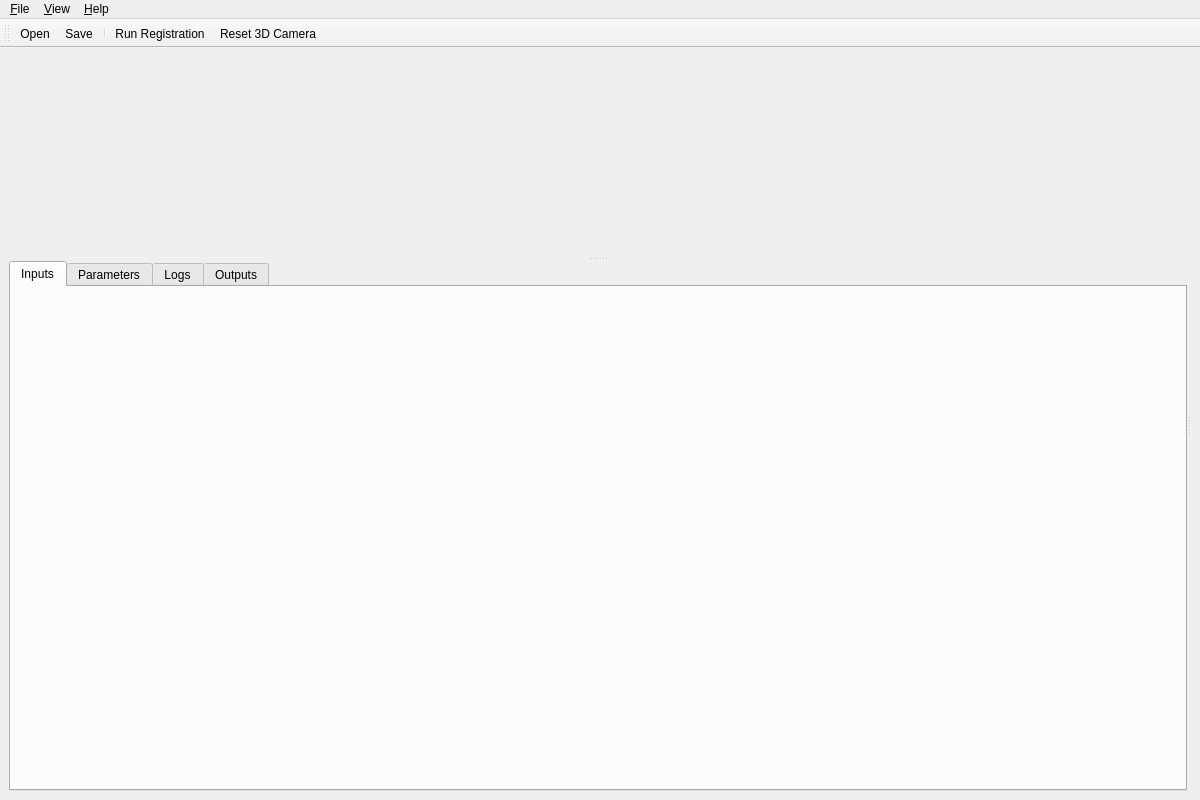
<?xml version="1.0" encoding="UTF-8"?>
<ui version="4.0">
 <class>MainWindow</class>
 <widget class="QMainWindow" name="MainWindow">
  <property name="geometry">
   <rect>
    <x>0</x>
    <y>0</y>
    <width>1200</width>
    <height>800</height>
   </rect>
  </property>
  <property name="windowTitle">
   <string></string>
  </property>
  <widget class="QWidget" name="centralwidget">
   <layout class="QHBoxLayout" name="horizontalLayout" stretch="0,0">
    <item>
     <widget class="QSplitter" name="mainSplitter">
      <property name="orientation">
       <enum>Qt::Horizontal</enum>
      </property>
      <widget class="QSplitter" name="leftSplitter">
       <property name="orientation">
        <enum>Qt::Vertical</enum>
       </property>
       <widget class="QWidget" name="canvasPlaceholder">
        <property name="minimumSize">
         <size>
          <width>200</width>
          <height>200</height>
         </size>
        </property>
        <layout class="QVBoxLayout" name="canvasLayout"/>
       </widget>
       <widget class="QTabWidget" name="tabWidget">
        <property name="currentIndex">
         <number>0</number>
        </property>
        <widget class="QWidget" name="tabInputs">
         <attribute name="title">
          <string>Inputs</string>
         </attribute>
         <layout class="QVBoxLayout" name="verticalLayout_inputs"/>
        </widget>
        <widget class="QWidget" name="tabParameters">
         <attribute name="title">
          <string>Parameters</string>
         </attribute>
         <layout class="QVBoxLayout" name="verticalLayout_parameters"/>
        </widget>
        <widget class="QWidget" name="tabLogs">
         <attribute name="title">
          <string>Logs</string>
         </attribute>
         <layout class="QVBoxLayout" name="verticalLayout_logs"/>
        </widget>
        <widget class="QWidget" name="tabOutputs">
         <attribute name="title">
          <string>Outputs</string>
         </attribute>
         <layout class="QVBoxLayout" name="verticalLayout_outputs"/>
        </widget>
       </widget>
      </widget>
      <widget class="QWidget" name="vtkPlaceholder">
       <layout class="QVBoxLayout" name="vtkLayout"/>
      </widget>
     </widget>
    </item>
   </layout>
  </widget>
  <widget class="QMenuBar" name="menubar">
   <property name="geometry">
    <rect>
     <x>0</x>
     <y>0</y>
     <width>1200</width>
     <height>22</height>
    </rect>
   </property>
   <widget class="QMenu" name="menuFile">
    <property name="title">
     <string>&amp;File</string>
    </property>
    <addaction name="actionOpen"/>
    <addaction name="actionSave"/>
    <addaction name="separator"/>
    <addaction name="actionQuit"/>
   </widget>
   <widget class="QMenu" name="menuView">
    <property name="title">
     <string>&amp;View</string>
    </property>
    <addaction name="actionRunRegistration"/>
    <addaction name="actionReset3D"/>
   </widget>
   <widget class="QMenu" name="menuHelp">
    <property name="title">
     <string>&amp;Help</string>
    </property>
    <addaction name="actionAbout"/>
   </widget>
   <addaction name="menuFile"/>
   <addaction name="menuView"/>
   <addaction name="menuHelp"/>
  </widget>
  <widget class="QToolBar" name="mainToolBar">
   <property name="windowTitle">
    <string>Main Toolbar</string>
   </property>
   <addaction name="actionOpen"/>
   <addaction name="actionSave"/>
   <addaction name="separator"/>
   <addaction name="actionRunRegistration"/>
   <addaction name="actionReset3D"/>
  </widget>
  <action name="actionOpen">
   <property name="text">
    <string>Open...</string>
   </property>
  </action>
  <action name="actionSave">
   <property name="text">
    <string>Save...</string>
   </property>
  </action>
  <action name="actionQuit">
   <property name="text">
    <string>Quit</string>
   </property>
   <property name="shortcut">
    <string>Ctrl+Q</string>
   </property>
  </action>
  <action name="actionRunRegistration">
   <property name="text">
    <string>Run Registration</string>
   </property>
  </action>
  <action name="actionReset3D">
   <property name="text">
    <string>Reset 3D Camera</string>
   </property>
  </action>
  <action name="actionAbout">
   <property name="text">
    <string>About</string>
   </property>
  </action>
 </widget>
 <resources/>
 <connections/>
</ui>
